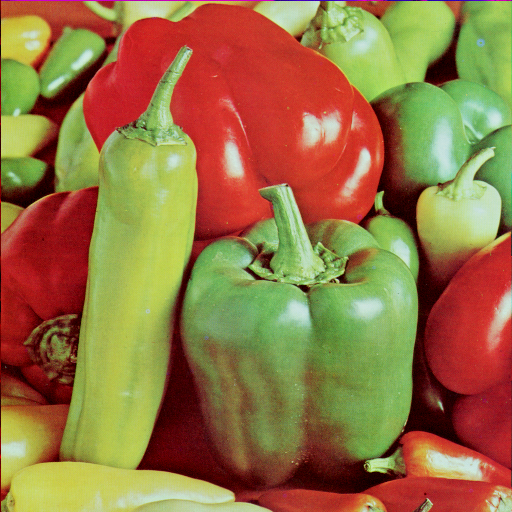
%> input picture test_images/PeppersRGB.bmp, 512 x 512 px
$ octave main_rgb_same.m   (GNU Octave 9; MATLAB toolbox functions it lacks are replaced by stand-ins)
%> lines starting %> are read from the running program, lines starting %| are printed output that depends on the picture
### bin/aloha_sl_same.m
function [recon,reconE,t_rec]=aloha_sl_same(param)

Nfir        = param.Nfir;
Nimg        = param.Nimg;
Nc          = param.Nc;
mu          = param.mu;
beta        = param.beta;
tau         = param.tau;
tolE        = param.tolE;
tolE_stop   = param.tolE_stop;
muiter      = param.muiter;
mask        = param.mask;
dimg        = param.dimg;
opt_inc     = param.opt_inc;

M           = Nimg;
N           = Nimg;
Mfir        = Nfir;

%% select scanning positions
[dimgp,vid,mid] = make_dsr(dimg,Nimg,Nfir);

%% setting GPU kernel
p=256;
func_p2h = parallel.gpu.CUDAKernel('patch2hank_single.ptx','patch2hank_single.cu');
func_p2h.ThreadBlockSize = p;
func_p2h.GridSize = ceil((M-Mfir+1)*(N-Nfir+1)*Mfir*Nfir*Nc/p);

func_h2p = parallel.gpu.CUDAKernel('hank2patch_single.ptx','hank2patch_single.cu');
func_h2p.ThreadBlockSize = p;
func_h2p.GridSize = ceil(M*N*Nc/p);

H   = @(out,inp) feval(func_p2h, out,inp,M,N,Nc,Mfir,Nfir);
Hi  = @(out,inp) feval(func_h2p, out,inp,M,N,Nc,Mfir,Nfir);

%% ALOHA - initialization, patch based low rank matrix completion
tic;
[rimg,rimgE]        = aloha_sl_sub_same(dimgp,mask,mid,Nimg,Nfir,Nc,...
    mu,beta,tau,tolE,tolE_stop,muiter,H,Hi,opt_inc);
t_rec=toc;
recon   = reshape(rimg(vid),size(dimg));
reconE   = reshape(rimgE(vid),size(dimg));

### bin/compile_gpu.m
%% compile for hank2patch.cu & patch2hank.cu
% before compilation, edit nvccbat.bat

nvcc('hank2patch_single.cu -arch sm_35')
%> (this line was passed over: nvcc is not available in this run)
nvcc('patch2hank_single.cu -arch sm_35')
%> (this line was passed over: nvcc is not available in this run)

### main_rgb_same.m
%%%%%%%%%%%%%%%%%%%%%%%%%%%%%%%%%%%%%%%%
% GPU version !!
% application : multichannel RVIN of common pixel locations
% rALOHA for RGB images
%
% 10 DEC 2017, written by Kyong Hwan, Jin
% kyonghwan.jin@gmail.com
%%%%%%%%%%%%%%%%%%%%%%%%%%%%%%%%%%%%%%%%
restoredefaultpath;clear;close all;home;
addpath('./bin/');
if ~exist('./bin/hank2patch_single.ptx','file') || ~exist('./bin/patch2hank_single.ptx','file')
    compile_gpu;
end

%%
Nfir=9;
Nimg=25;

%%
img_raw=double(imread('./test_images/PeppersRGB.bmp'));dname='peppers_rgb_same';
img=imresize(img_raw,0.5);img=img(2:end-1,2:end-1,:);
%> after `img=imresize(img_raw,0.5)`:
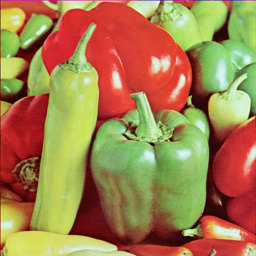
%> img: size 256x256x3 double; mean R, G, B 149.9, 115.6, 66.5; drawn with min black and max white
%> after `img=img(2:end-1,2:end-1,:)`:
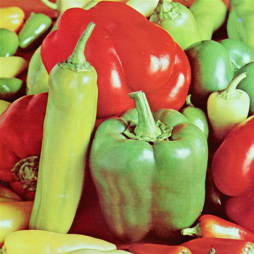
%> img: size 254x254x3 double; mean R, G, B 149.8, 115.8, 66.3; drawn with min black and max white
[ny,nx,nc]=size(img);
%> ny = 254; nx = 254; nc = 3

maxval=255;
img = img/maxval;
d=0.3; % noise density
id=randperm(ny*nx,fix(d*ny*nx));
map=zeros(ny,nx);
map(id)=1;
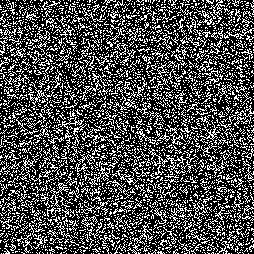
%> map: size 254x254 double; values 0 (black) and 1 (white), 30% white in thin lines or dots
map=repmat(map,[1 1 nc]);
dimg=img;
dimg(map==1)=rand(fix(d*ny*nx)*nc,1);
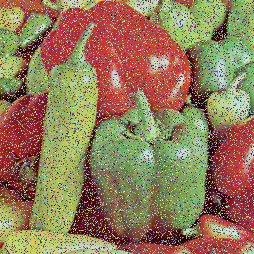
%> dimg: size 254x254x3 double; mean R, G, B 0.561, 0.468, 0.332; drawn with min black and max white

error = double(img - dimg);
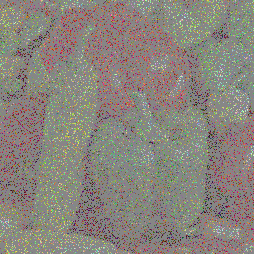
%> error: size 254x254x3 double; mean R, G, B 0.0266, -0.0135, -0.0721; drawn with min black and max white
psnr_dimg = 10*log10(1/mean(error(:).^2));
%> psnr_dimg = 13.35
display(['PSNR (noisy) : ' num2str(psnr_dimg,4)])
%| PSNR (noisy) : 13.35

%%
tolE=2e-1;
tau=1e-1;
mu=1e0;

mask=ones(size(dimg));
param=struct('iname',dname,'mask',mask,'dimg',dimg,...
    'mu',mu,'beta',1e0,'tau',tau,...
    'tolE',tolE,'tolE_stop',1e-4,...
    'muiter',5e2,'Nimg',Nimg,'Nfir',Nfir,'d',d,'Nc',nc,...
    'maxval',maxval,'opt_inc','inc');
%> param = {mu 1, beta 1, tau 0.1, tolE 0.2, tolE_stop 0.0001, muiter 500}

%% rALOHA
[recon,reconE,t_pro] = aloha_sl_same(param);
%> in aloha_sl_same, `Nfir        = param.Nfir;`: Nfir = 9
%> in aloha_sl_same, `Nimg        = param.Nimg;`: Nimg = 25
%> in aloha_sl_same, `Nc          = param.Nc;`: Nc = 3
%> in aloha_sl_same, `mu          = param.mu;`: mu = 1
%> in aloha_sl_same, `tau         = param.tau;`: tau = 0.1
%> in aloha_sl_same, `tolE        = param.tolE;`: tolE = 0.2
%> in aloha_sl_same, `tolE_stop   = param.tolE_stop;`: tolE_stop = 0.0001
%> in aloha_sl_same, `muiter      = param.muiter;`: muiter = 500
%> in aloha_sl_same, `mask        = param.mask;`: mask: size 254x254x3 double; every value is 1
%> in aloha_sl_same, `opt_inc     = param.opt_inc;`: opt_inc = 'inc'
%> in aloha_sl_same, `M           = Nimg;`: M = 25
%> in aloha_sl_same, `Mfir        = Nfir;`: Mfir = 9
%> the run ends on the next line

$ run again, with test_images/barbara.png saved as test_images/PeppersRGB.bmp
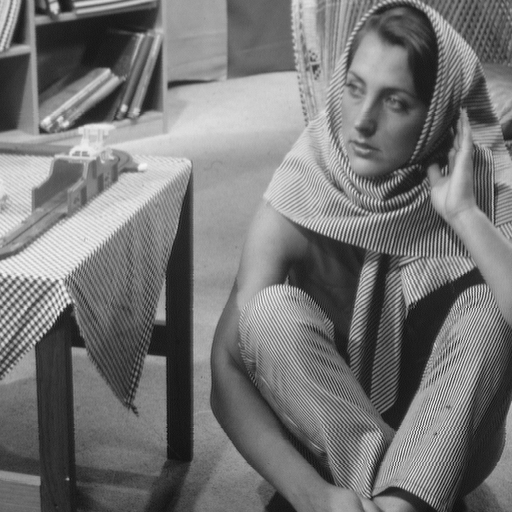
%> input picture test_images/barbara.png, 512 x 512 px
%> map: size 254x254 double; values 0 (black) and 1 (white), 30% white in thin lines or dots
%> `dimg(map==1)=rand(fix(d*ny*nx)*nc,1);`:
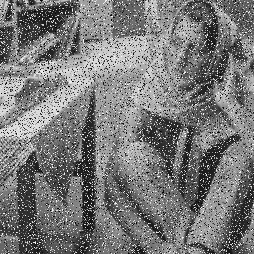
%> dimg: size 254x254 double; min 1.47e-05, max 1, mean 0.472
%> `error = double(img - dimg);`:
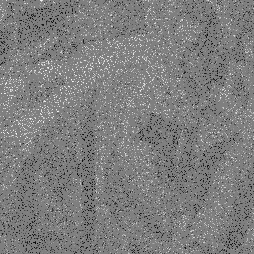
%> error: size 254x254 double; min -0.898, max 0.892, mean -0.0115; drawn with min black and max white
%> psnr_dimg = 14.22
%| PSNR (noisy) : 14.22
%> param = {mu 1, beta 1, tau 0.1, tolE 0.2, tolE_stop 0.0001, muiter 500}
%> Nfir = 9
%> Nimg = 25
%> Nc = 1
%> tau = 0.1
%> tolE = 0.2
%> tolE_stop = 0.0001
%> muiter = 500
%> mask: size 254x254 double; every value is 1
%> opt_inc = 'inc'
%> M = 25
%> Mfir = 9
